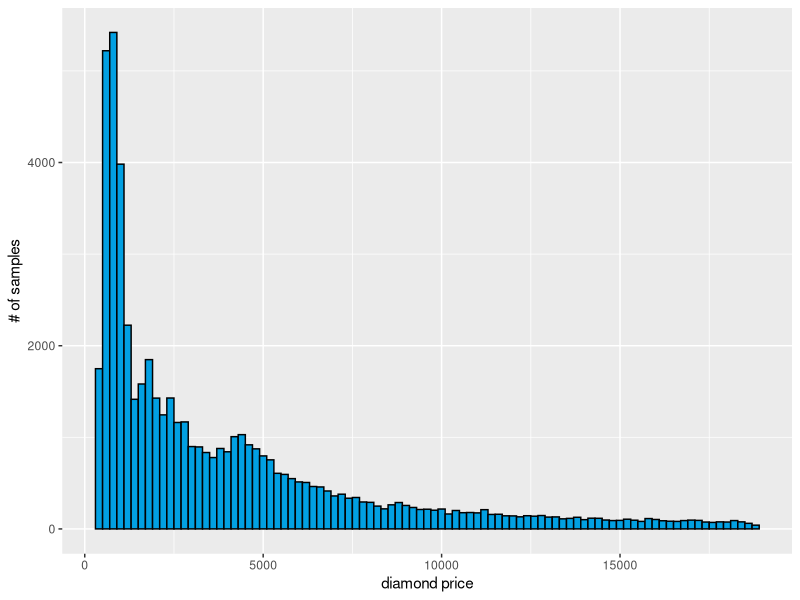
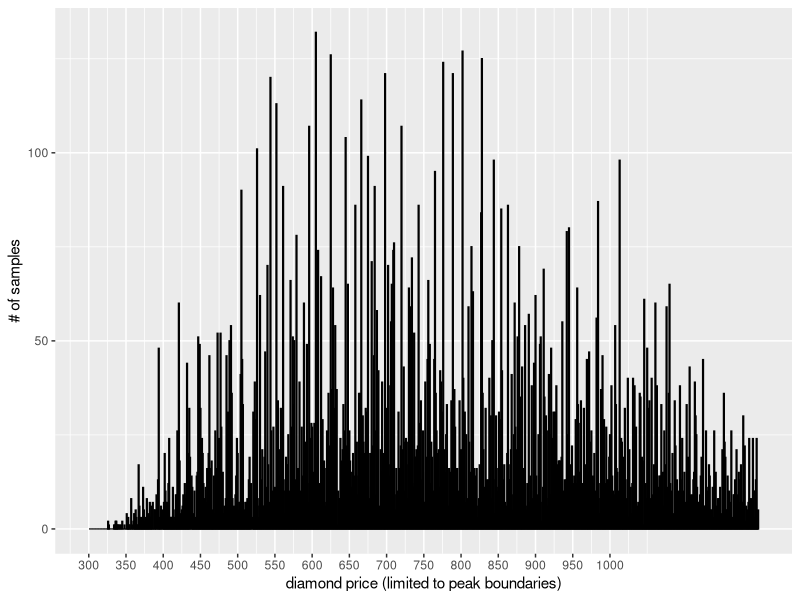
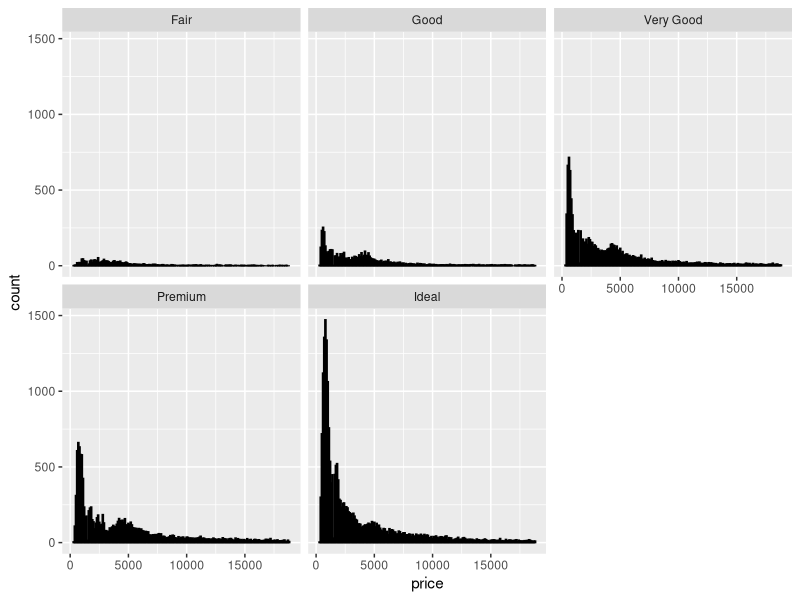
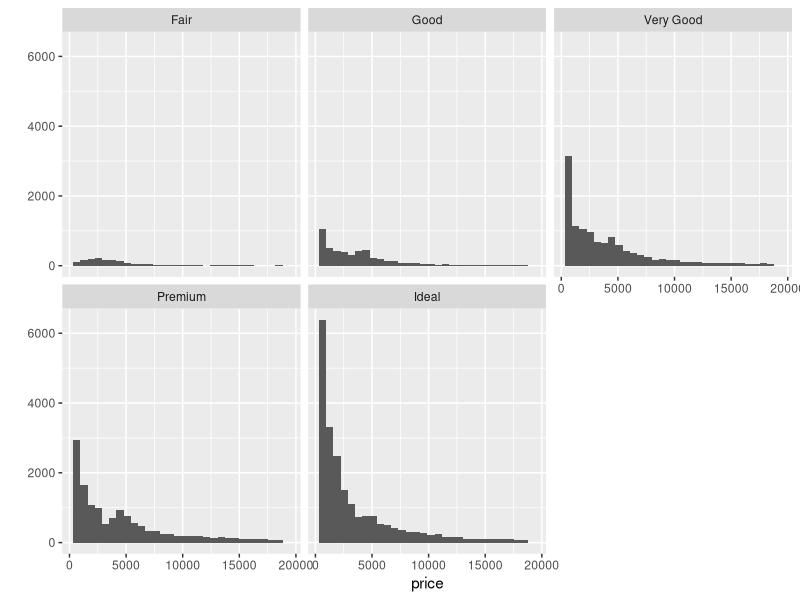
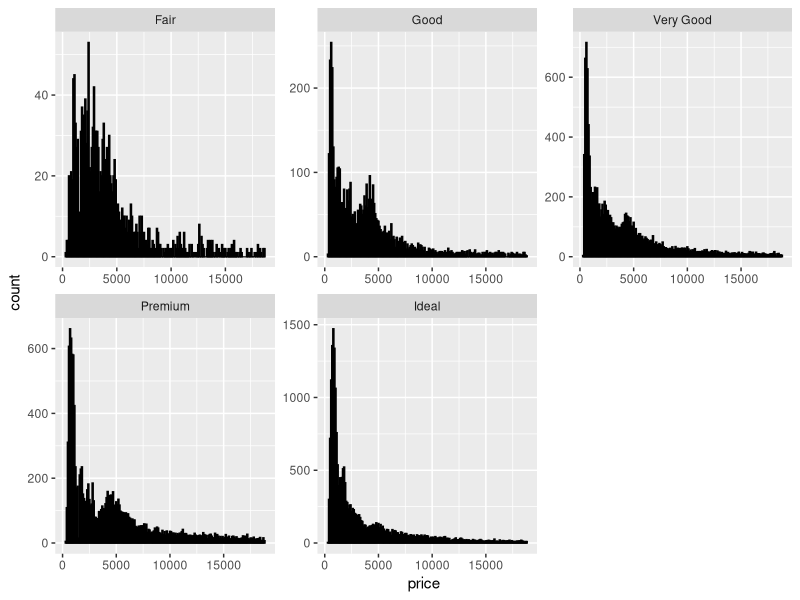
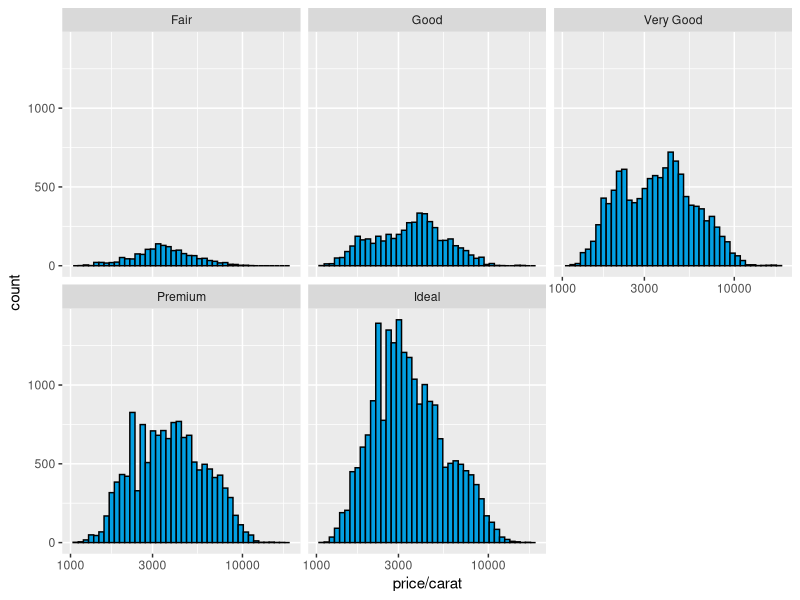
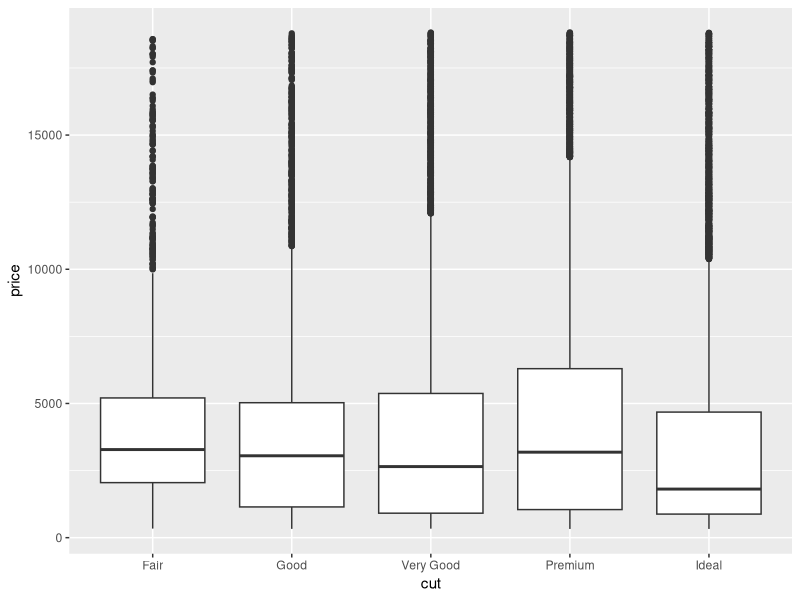
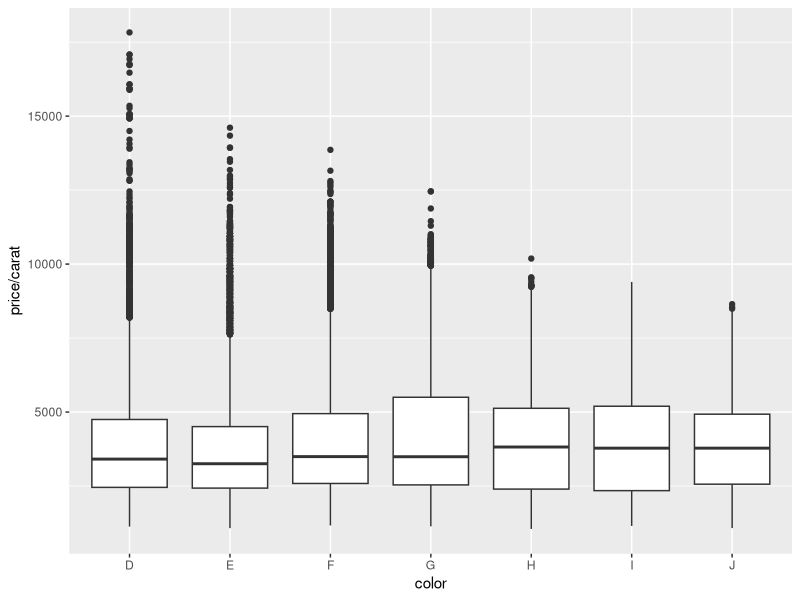

These charts were generated, in order, by the following R code: (Note: this script raises an error after producing the figures.)
## ---- chunk 1
library(ggplot2)
data(diamonds)

observations <- dim(diamonds)[1]
observations
vars <- dim(diamonds)[2]
vars

# Ordered factors (count 'manually' vars with Ord. factor description)
# Ans : 3
str(diamonds)

# What letter represents the best color for a diamond?
# Levels: D < E < F < G < H < I < J
# Ans : D (?diamonds: colour. diamond colour, from J (worst) to D (best))
# factor(diamonds$color)
levels(diamonds$color)
## ---- chunk 2
ggplot(aes(x=price), data=diamonds) +
  geom_histogram(binwidth=200, color='black', fill='#02a0e2') + 
  xlab("diamond price") +
  ylab("# of samples")
## ---- chunk 3
mean(diamonds$price)
median(diamonds$price)
## ---- chunk 4
sum(diamonds$price < 500)
## ---- chunk 5
sum(diamonds$price < 250)
## ---- chunk 6
sum(diamonds$price >= 15000)
## ---- chunk 7
ggplot(aes(x=price), data=diamonds) +
  geom_histogram(binwidth=1, color='black', fill='#02a0e2') + 
  scale_x_continuous(limits = c(300, 1200), breaks = seq(0, 1000, 50)) +
  xlab("diamond price (limited to peak boundaries)") +
  ylab("# of samples")
## ---- chunk 8
ggplot(aes(x=price), data=diamonds) +
  geom_histogram(binwidth=100, color='black', fill='#02a0e2') + 
  facet_wrap(~cut)
## ---- chunk 9
highest_priced <- diamonds[diamonds$price == max(diamonds$price), ]
highest_priced$cut
## ---- chunk 10
lowest_priced <- diamonds[diamonds$price == min(diamonds$price), ]
lowest_priced$cut
## ---- chunk 11
medians <- by(diamonds$price, diamonds$cut, median)
medians[medians == min(medians)]
## ---- chunk 12
# In the two last exercises, we looked at the distribution for diamonds by cut.
# Run the code below in R Studio to generate the histogram as a reminder.
qplot(x = price, data = diamonds) + facet_wrap(~cut)

by(diamonds$price, diamonds$cut, summary)
## ---- chunk 13
ggplot(aes(x=price), data=diamonds) +
  geom_histogram(binwidth=100, color='black', fill='#02a0e2') + 
  facet_wrap(~cut, scales="free")
## ---- chunk 14
ggplot(aes(x=price/carat), data=diamonds) +
  geom_histogram(binwidth=0.03, color='black', fill='#02a0e2') + 
  scale_x_log10() +
  facet_wrap(~cut, scales="fixed")
## ---- chunk 15
ggplot(aes(x = cut, y = price), data=diamonds) +
  # remove the outliers
  # coord_cartesian(ylim = c(0, 8000)) +
  geom_boxplot()

by(diamonds$price, diamonds$cut, summary)
## ---- chunk 16
d_color <- diamonds[diamonds$color == "D", ]
quantile(d_color$price, 1/4)
quantile(d_color$price, 3/4)
quantile(d_color$price, 3/4) - quantile(d_color$price, 1/4)
## ---- chunk 17
j_color <- diamonds[diamonds$color == "J", ]
quantile(j_color$price, 1/4)
quantile(j_color$price, 3/4)
quantile(j_color$price, 3/4) - quantile(j_color$price, 1/4)
## ---- chunk 18
# TODO(pawelb): how to assign different colours to factors/colors?
ggplot(aes(x = color, y = price/carat), data=diamonds) +
  # remove the outliers
  #coord_cartesian(ylim = c(0, 8000)) +
  geom_boxplot()
  
## ---- chunk 19
ggplot(aes(x = carat, y = ..count..), data=diamonds) +
  geom_freqpoly(binwidth=0.01) +
  scale_x_continuous(breaks=seq(0, 5, 0.2))

## ---- chunk 20
library(openxlsx)
#library(Hmisc)
library(tidyr)
library(dplyr)
library(ggplot2)
# There is problem with row=260 ('Aland') which causes error on making rowNames from 1st column, thus we skip it.
fertility <- read.xlsx('indicator undata total_fertility.xlsx', rowNames = TRUE, rows=1:259)
fertility <- mutate(fertility, country=rownames(fertility))
#pl_fertility = gather(fertility['Poland',], year, "fertility", 1:length(fertility))
fertility2 <- gather(fertility, year, "fertility", 1:(length(fertility)-1), convert=TRUE)
fertility2 <- arrange(fertility2, country, year)

# income has one empty row in the end
income <- read.xlsx('indicator gapminder gdp_per_capita_ppp.xlsx', rowNames = TRUE, rows=1:260)
income <- mutate(income, country=rownames(income))
income2 <- gather(income, year, "fertility", 1:(length(income)-1), convert = TRUE)
income2 <- arrange(income2, country, year)

fer_inc <- inner_join(income2, fertility2, by = c("country", "year"))
names(fer_inc) <- c("country", "year", "income", "fertility")

fer_inc_2015 <- fer_inc[fer_inc$year == 2015 & !is.na(fer_inc$income) & !is.na(fer_inc$fertility),]

# income in 2015 (# of countries)
ggplot(aes(x=income), data = fer_inc_2015) + 
  geom_histogram(color = 'black', fill = '#099DD9') +
  scale_x_continuous(limits = c(0, 100000), breaks = seq(0, 100000, 25000))

# histogram of fertility as funciof of income (income in buckets)
# cut_number cuts number vector into intervals containing equal number of points
ggplot(aes(x=cut_number(income, n=20), y=fertility), data = fer_inc_2015)  +
  geom_bar(stat = "summary", fun.y = "mean", color = 'black', fill = '#00B909') +
  theme(axis.text.x = element_text(angle = 270, hjust = 1, vjust=0.5)) +
  xlab("income bucket")

# fertility as function of income
# we add custom labels formatter to see numbers instead of scientific notation
ggplot(aes(x=income, y=fertility), data = fer_inc_2015) + geom_jitter() +
  scale_x_log10(breaks=c(1000, 5000, 10000, 20000, 50000, 100000), labels=function(n){format(n, scientific = FALSE)})

# how did fertility changed in years?
fer_inc_cent <- fer_inc[fer_inc$year %in% c(1900, 1950, 2000, 2015) & !is.na(fer_inc$income) & !is.na(fer_inc$fertility),]
ggplot(aes(x = factor(year), y = fertility), data = fer_inc_cent) + geom_boxplot()

## ---- chunk 21
bday <- read.csv('pawelb_friends_birthday.csv')
bday <- separate(bday, 'bday', c("month", "day", "year"), sep="/")
bday <- arrange(bday[, c('month', 'day')], month, day)

# Which month contains the most number of birthdays?
bday_cnt <- table(bday$month)
bday_cnt[bday_cnt == max(bday_cnt)]

# How many birthdays are in each month?
table(bday$month)

ggplot(aes(x = bday$month), data = bday) + geom_histogram(fill = '#cc3637')

# Which day of the year has the most number of birthdays?
summary(as.factor(paste0(bday$month, '-', bday$day)))[1:3]

# Do you have at least 365 friends that have birthdays on everyday of the year?
days = data.frame(seq(as.Date("2015-01-01"), as.Date("2015-12-31"), by="1 day"))
names(days) <- c('day')
days <- separate(days, day, c("year", "month", "day"), sep="-")
days <- arrange(days[, c('month', 'day')], month, day)
missing_days = anti_join(days, bday, by = c("month", "day"))
dim(missing_days)
